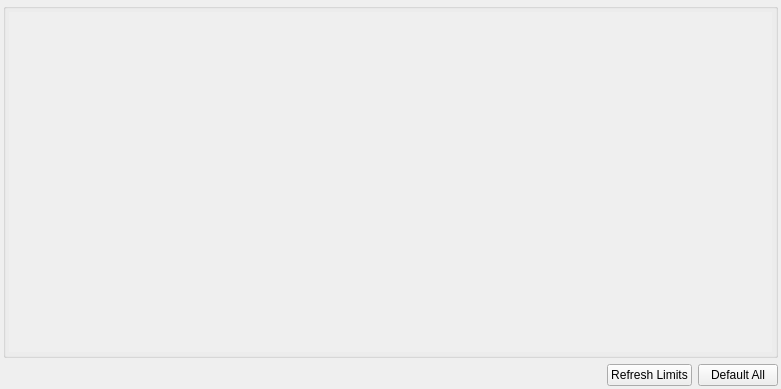
<?xml version="1.0" encoding="UTF-8"?>
<ui version="4.0">
 <class>CapSettingsDialog</class>
 <widget class="QWidget" name="CapSettingsDialog">
  <property name="geometry">
   <rect>
    <x>0</x>
    <y>0</y>
    <width>781</width>
    <height>389</height>
   </rect>
  </property>
  <property name="sizePolicy">
   <sizepolicy hsizetype="Preferred" vsizetype="Preferred">
    <horstretch>0</horstretch>
    <verstretch>0</verstretch>
   </sizepolicy>
  </property>
  <property name="windowTitle">
   <string>Capture Settings</string>
  </property>
  <property name="windowIcon">
   <iconset resource="../../../../resources/main.qrc">
    <normaloff>:/new/prefix1/cctv_camera.png</normaloff>:/new/prefix1/cctv_camera.png</iconset>
  </property>
  <layout class="QGridLayout" name="gridLayout_2">
   <property name="margin">
    <number>3</number>
   </property>
   <item row="2" column="2">
    <widget class="QPushButton" name="defaultAllButton">
     <property name="text">
      <string>Default All</string>
     </property>
     <property name="icon">
      <iconset resource="../../../../resources/main.qrc">
       <normaloff>:/new/prefix1/refresh.png</normaloff>:/new/prefix1/refresh.png</iconset>
     </property>
     <property name="iconSize">
      <size>
       <width>24</width>
       <height>24</height>
      </size>
     </property>
    </widget>
   </item>
   <item row="2" column="1">
    <widget class="QPushButton" name="refreshLimitsButton">
     <property name="text">
      <string>Refresh Limits</string>
     </property>
     <property name="icon">
      <iconset resource="../../../../resources/main.qrc">
       <normaloff>:/new/prefix1/up_alt.png</normaloff>:/new/prefix1/up_alt.png</iconset>
     </property>
     <property name="iconSize">
      <size>
       <width>24</width>
       <height>24</height>
      </size>
     </property>
    </widget>
   </item>
   <item row="0" column="0" colspan="3">
    <widget class="QGroupBox" name="exposureSettingsBox">
     <property name="sizePolicy">
      <sizepolicy hsizetype="Preferred" vsizetype="Minimum">
       <horstretch>0</horstretch>
       <verstretch>0</verstretch>
      </sizepolicy>
     </property>
     <property name="title">
      <string/>
     </property>
     <layout class="QVBoxLayout" name="verticalLayout">
      <property name="spacing">
       <number>2</number>
      </property>
      <property name="margin">
       <number>3</number>
      </property>
      <item>
       <widget class="QScrollArea" name="scrollArea">
        <property name="sizePolicy">
         <sizepolicy hsizetype="Expanding" vsizetype="Minimum">
          <horstretch>0</horstretch>
          <verstretch>0</verstretch>
         </sizepolicy>
        </property>
        <property name="frameShape">
         <enum>QFrame::NoFrame</enum>
        </property>
        <property name="frameShadow">
         <enum>QFrame::Plain</enum>
        </property>
        <property name="widgetResizable">
         <bool>true</bool>
        </property>
        <widget class="QWidget" name="scrollAreaWidgetContents">
         <property name="geometry">
          <rect>
           <x>0</x>
           <y>0</y>
           <width>765</width>
           <height>330</height>
          </rect>
         </property>
         <layout class="QVBoxLayout" name="verticalLayout_2"/>
        </widget>
       </widget>
      </item>
     </layout>
    </widget>
   </item>
   <item row="2" column="0">
    <spacer name="horizontalSpacer">
     <property name="orientation">
      <enum>Qt::Horizontal</enum>
     </property>
     <property name="sizeHint" stdset="0">
      <size>
       <width>40</width>
       <height>20</height>
      </size>
     </property>
    </spacer>
   </item>
  </layout>
 </widget>
 <resources>
  <include location="../../../../resources/main.qrc"/>
 </resources>
 <connections>
  <connection>
   <sender>defaultAllButton</sender>
   <signal>released()</signal>
   <receiver>CapSettingsDialog</receiver>
   <slot>resetAllPressed()</slot>
   <hints>
    <hint type="sourcelabel">
     <x>713</x>
     <y>370</y>
    </hint>
    <hint type="destinationlabel">
     <x>712</x>
     <y>408</y>
    </hint>
   </hints>
  </connection>
  <connection>
   <sender>refreshLimitsButton</sender>
   <signal>released()</signal>
   <receiver>CapSettingsDialog</receiver>
   <slot>refreshLimitsPressed()</slot>
   <hints>
    <hint type="sourcelabel">
     <x>510</x>
     <y>371</y>
    </hint>
    <hint type="destinationlabel">
     <x>510</x>
     <y>416</y>
    </hint>
   </hints>
  </connection>
 </connections>
 <slots>
  <slot>resetAllPressed()</slot>
  <slot>readAllPressed()</slot>
  <slot>refreshLimitsPressed()</slot>
 </slots>
</ui>
